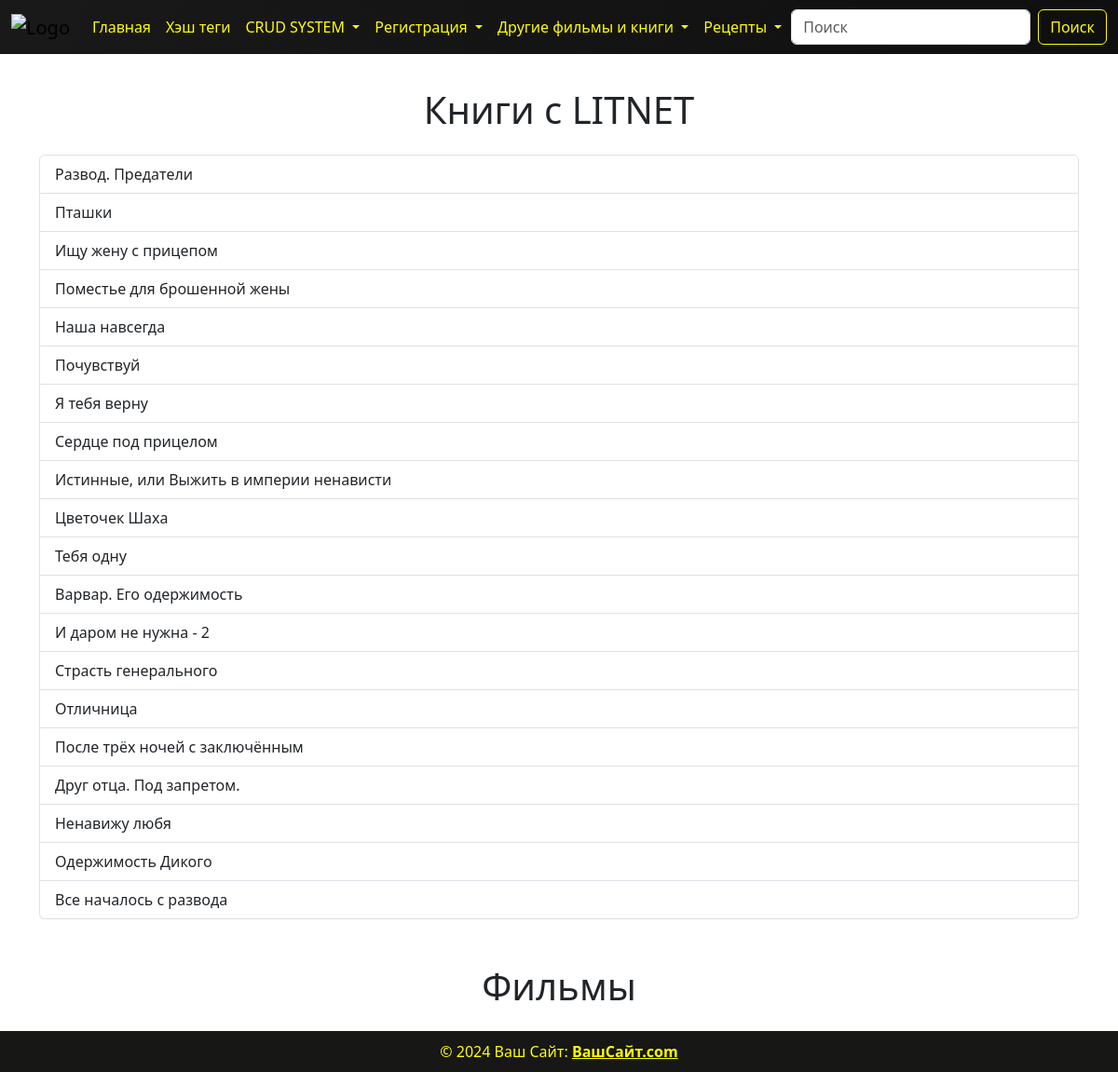
/litnet_list/, run on the app's committed database.
### parser_app/models.py (models this page shows, shortened)
class LitnetBooksModel(models.Model):
    title = models.CharField(max_length=500)

### parser_app/views.py (the view)
# urls.py: path("litnet_list/", views.LitnetBookListView.as_view(), name="litnet_list"),
class LitnetBookListView(generic.ListView):
    template_name = 'parser/litnet_book_list.html'
    context_object_name = 'litnet'
    model = models.LitnetBooksModel
    def get_queryset(self):
        return models.LitnetBooksModel.objects.all()

### templates/parser/litnet_book_list.html (shortened to what this page needs)
{% load static %}
<!DOCTYPE html>
<html lang="en">
<head>
    <link href="https://cdn.jsdelivr.net/npm/bootstrap@5.3.3/dist/css/bootstrap.min.css" rel="stylesheet"
>
    <link rel="stylesheet" href="{% static 'css/book.css'%}">
</head>
<body>
 {% include 'components/header.html' %}
<div class="container mt-4">
    <h1 class="text-center mb-4">Книги с LITNET</h1>
    <ul class="list-group mb-5">
        {% for i in litnet %}
        <li class="list-group-item">
            <p class="mb-0">{{ i.title }}</p>
        </li>
        {% endfor %}
    </ul>
    <h1 class="text-center mb-4">Фильмы</h1>
</div>
 {% include 'components/footer.html' %}
</body>
</html>

### static/css/book.css (style rules this page uses)
body { display: flex; flex-direction: column; min-height: 100vh; padding-top: 70px; background: url("https://i.pinimg.com/736x/e3/7d/a9/e37da92d1e32051af32a81a8950733f3.jpg"); background-repeat: no-repeat; background-size: cover; background-position: center; }

### data on the page
LitnetBooksModel: title "Развод. Предатели"
LitnetBooksModel: title "Пташки"
LitnetBooksModel: title "Ищу жену с прицепом"
LitnetBooksModel: title "Поместье для брошенной жены"
LitnetBooksModel: title "Наша навсегда"
LitnetBooksModel: title "Почувствуй"
LitnetBooksModel: title "Я тебя верну"
LitnetBooksModel: title "Сердце под прицелом"
LitnetBooksModel: title "Истинные, или Выжить в империи ненависти"
LitnetBooksModel: title "Цветочек Шаха"
LitnetBooksModel: title "Тебя одну"
LitnetBooksModel: title "Варвар. Его одержимость"
LitnetBooksModel: title "И даром не нужна - 2"
LitnetBooksModel: title "Страсть генерального"
LitnetBooksModel: title "Отличница"
LitnetBooksModel: title "После трёх ночей с заключённым"
LitnetBooksModel: title "Друг отца. Под запретом."
LitnetBooksModel: title "Ненавижу любя"
LitnetBooksModel: title "Одержимость Дикого"
LitnetBooksModel: title "Все началось с развода"
